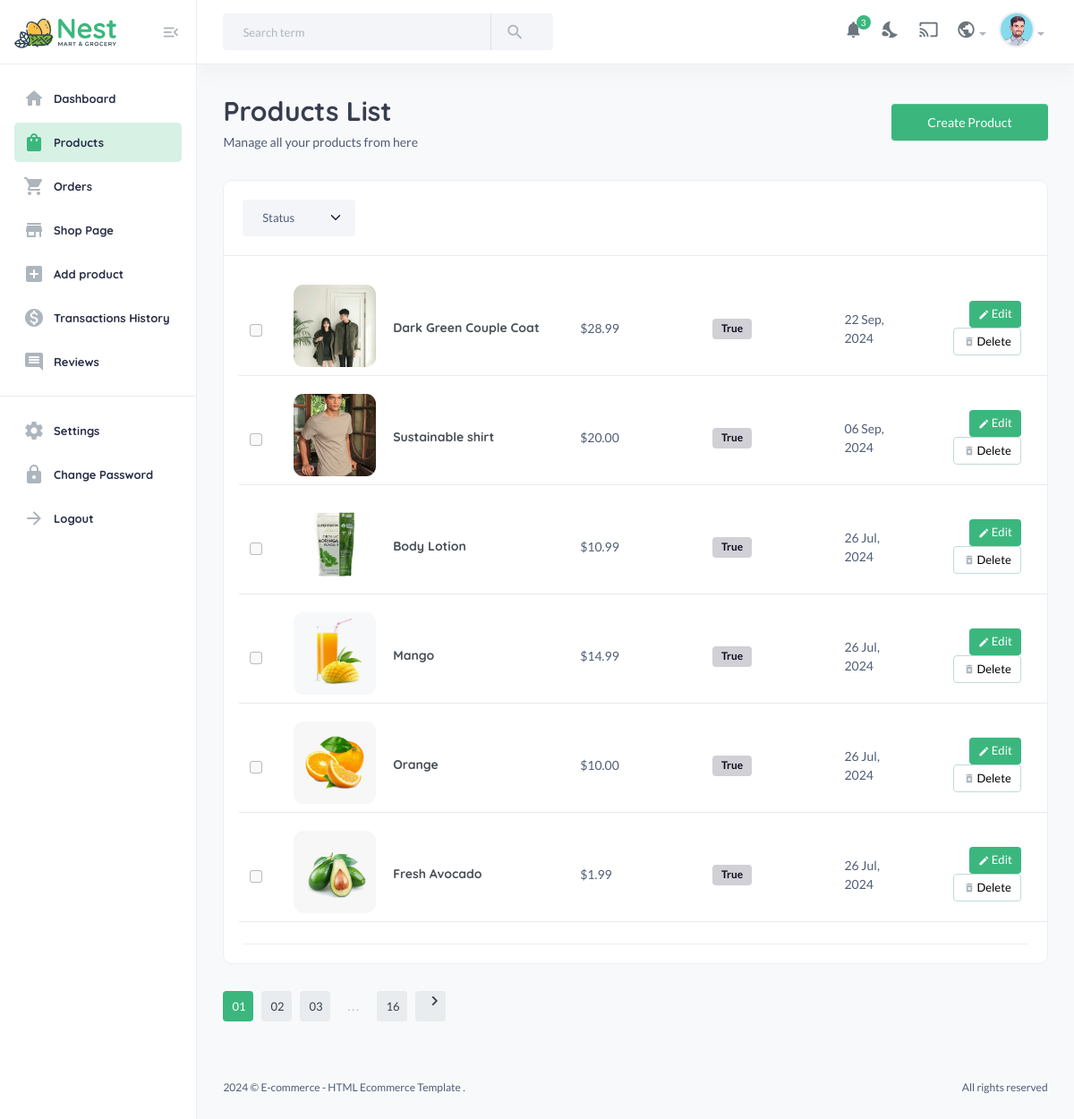
/useradmin/products/, run on the app's committed database.
### core/models.py (models this page shows, shortened)
class Product(models.Model):
    pid = ShortUUIDField(unique=True, length=10, prefix="prd")
    title = models.CharField(max_length=255, default="New product")
    image = models.ImageField(upload_to=user_directory_path, default="product.jpg")
    description = CKEditor5Field(null=True, blank=True, default="This is the new product", config_name="extends")
    user = models.ForeignKey(User, on_delete=models.SET_NULL, null=True)
    category = models.ForeignKey(Category, on_delete=models.SET_NULL, null=True, related_name="products")
    vendor = models.ForeignKey(Vendor, on_delete=models.SET_NULL, null=True, related_name="products")
    price = models.DecimalField(max_digits=6, decimal_places=2, default="1.99")
    old_price = models.DecimalField(max_digits=6, decimal_places=2, default="2.99")
    specifications = CKEditor5Field(null=True, blank=True, config_name="extends")
    type = models.CharField(max_length=255, default="Organic", null=True, blank=True)
    stock = models.IntegerField(default=10, null=True, blank=True)
    life = models.CharField(max_length=100, default="100 Days", null=True, blank=True)
    mfg = models.DateTimeField(auto_now_add=False, null=True, blank=True)
    tags = TaggableManager(blank=True)
    product_status = models.CharField(choices=STATUSES, max_length=10, default="in_review")
    status = models.BooleanField(default=True)
    in_stock = models.BooleanField(default=True)
    featured = models.BooleanField(default=False)
    digital =  models.BooleanField(default=False)
    sku = ShortUUIDField(unique=True, length=4, max_length=10, prefix="sku", alphabet="1234567890")
    date = models.DateTimeField(auto_now_add=True)
    updated = models.DateTimeField(null=True, blank=True)
    class Meta:
        verbose_name_plural = "Products"

### useradmin/views.py (the view)
# urls.py: path("products/", views.product_list_view, name="product-list"),
def products(request):
    products =  Product.objects.all().order_by("-date")
    categories = Category.objects.all()
    context = {
        "products": products,
        "categories": categories,
    }
    return render(request, "useradmin/products.html", context)

### core/context_processors.py (called while the page is built)
def default(request):
    categories = Category.objects.all()
    vendors = Vendor.objects.all()
    min_max_price = Product.objects.aggregate(Min("price"), Max("price"))
    user_wishlist = []
    if request.user.is_authenticated:
        user_wishlist = [item.product.pid for item in WishList.objects.filter(user=request.user)]
    try:
        address = Address.objects.get(user=request.user)
    except:
        address = None
    return {
        'categories': categories,
        'vendors': vendors,
        'address': address,
        'min_max_price': min_max_price,
        'user_wishlist': user_wishlist,
    }

### templates/useradmin/products.html (shortened to what this page needs)
{% extends 'useradmin/base.html' %}
{% load static %}
{% block content %}
<section class="content-main">
    <div class="content-header">
        <div>
            <h2 class="content-title card-title">Products List</h2>
            <p>Manage all your products from here</p>
        </div>
        <div>
            <a href="{% url 'useradmin:add-product' %}" class="btn btn-primary btn-sm rounded">Create Product</a>
        </div>
    </div>
    <div class="card mb-4">
        <header class="card-header">
            <div class="row align-items-center">
                <div class="col-md-2 col-6">
                    <select class="form-select">
                        <option selected>Status</option>
                    </select>
                </div>
            </div>
        </header>
        <div class="card-body">
            <article class="itemlist">
                {% for product in products %}
                <div class="row align-items-center">
                    <div class="col col-check flex-grow-0">
                        <div class="form-check">
                            <input class="form-check-input" type="checkbox" />
                        </div>
                    </div>
                    <div class="col-lg-4 col-sm-4 col-8 flex-grow-1 col-name">
                        <a class="itemside" href="">
                            <div class="left">
                                <img src="{{product.image.url}}" style="width: 100px; height: 100px; object-fit: cover; border-radius: 15px" class="img-sm img-thumbnail" alt="Item" />
                            </div>
                            <div class="info">
                                <h6 class="mb-0">{{product.title}}</h6>
                            </div>
                        </a>
                    </div>
                    <div class="col-lg-2 col-sm-2 col-4 col-price"><span>${{product.price}}</span></div>
                    <div class="col-lg-2 col-sm-2 col-4 col-status">
                        <span class="badge alert-dark">{{product.status}}</span>
                    </div>
                    <div class="col-lg-1 col-sm-2 col-4 col-date">
                        <span>{{product.date|date:"d M, Y"}}</span>
                    </div>
                    <div class="col-lg-2 col-sm-2 col-4 col-action text-end">
                        <a href="{% url 'useradmin:edit-product' product.pid %}" class="btn btn-sm font-sm rounded btn-brand"> <i class="material-icons md-edit"></i> Edit </a>
                        <a href="{% url 'useradmin:delete-product' product.pid %}" class="btn btn-sm font-sm btn-light rounded"> <i class="material-icons md-delete_forever"></i> Delete </a>
                    </div>
                    <hr>
                </div>
                {% endfor %}
            </article>
        </div>
    </div>
    <div class="pagination-area mt-30 mb-50">
        <nav aria-label="Page navigation example">
            <ul class="pagination justify-content-start">
                <li class="page-item active"><a class="page-link" href="#">01</a></li>
                <li class="page-item"><a class="page-link" href="#">02</a></li>
                <li class="page-item"><a class="page-link" href="#">03</a></li>
                <li class="page-item"><a class="page-link dot" href="#">...</a></li>
                <li class="page-item"><a class="page-link" href="#">16</a></li>
                <li class="page-item">
                    <a class="page-link" href="#"><i class="material-icons md-chevron_right"></i></a>
                </li>
            </ul>
        </nav>
    </div>
</section>
{% endblock %}

### data on the page
Product: image (picture), title "Dark Green Couple Coat", price "28.99", status "True", date "22 Sep, 2024"
Product: image (picture), title "Sustainable shirt", price "20.00", status "True", date "06 Sep, 2024"
Product: image (picture), title "Body Lotion", price "10.99", status "True", date "26 Jul, 2024"
Product: image (picture), title "Mango", price "14.99", status "True", date "26 Jul, 2024"
Product: image (picture), title "Orange", price "10.00", status "True", date "26 Jul, 2024"
Product: image (picture), title "Fresh Avocado", price "1.99", status "True", date "26 Jul, 2024"
